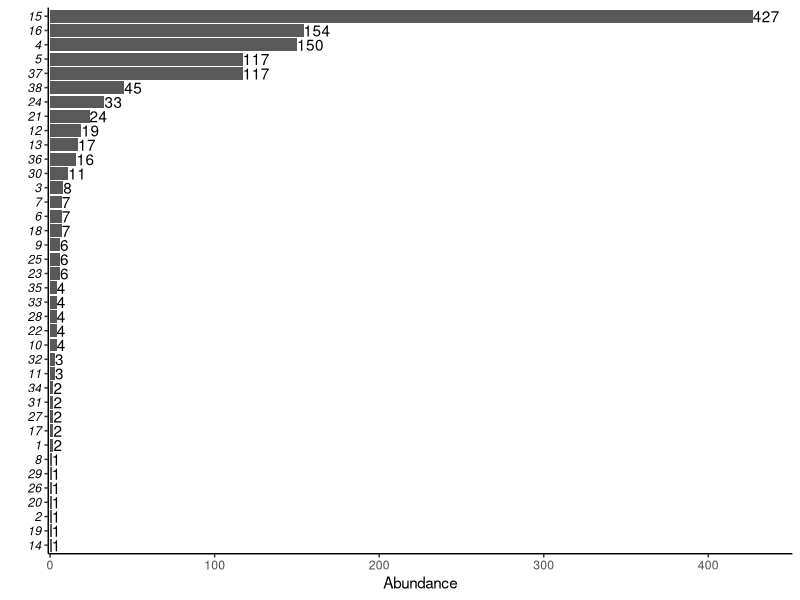
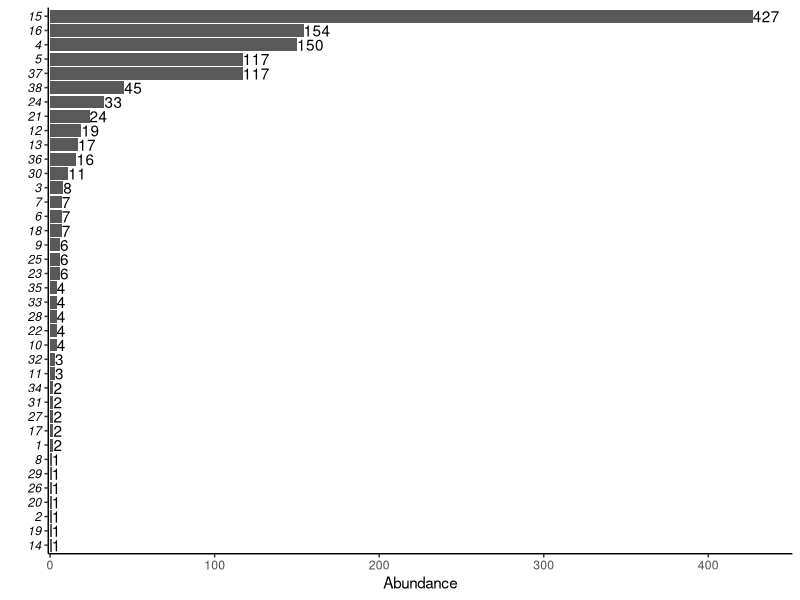

Recreate these plots in R, in order.
# Spatial Figures 
# Author: Isabella Richmond 
# This script is for producing species abundance bar plot


#### Load Packages ####
p <- c("dplyr" ,"ggplot2")
lapply(p, library, character.only=T)


#### Data Input ####
species <- read.csv('output/ButterflySpecies.csv')
butt <- read.csv("output/ButterflyAbundance.csv")


#### Species Counts ####
counts <- select(butt, HESSP:DANPLE)
names(counts) <- species$ScientificNames[match(names(counts), species$SpeciesCode)]
counts <- as.data.frame(colSums(counts, na.rm=TRUE))
counts <- rename(counts, 'count' = `colSums(counts, na.rm = TRUE)`)
counts$species <- row.names(counts)


#### Plot ####
ggplot(counts, aes(count, reorder(species, count, sum))) + 
  geom_bar(stat = 'identity') + 
  geom_text(aes(label = count), hjust = 0) + 
  theme_classic() + 
  theme(axis.text.y = element_text(face = 'italic', colour = 'black')) + 
  scale_x_continuous(expand = c(0.0025, 0), limits = c(0, 450)) + 
  ylab("") + 
  xlab("Abundance")

ggsave("figures/AbundanceHistogram.png")
